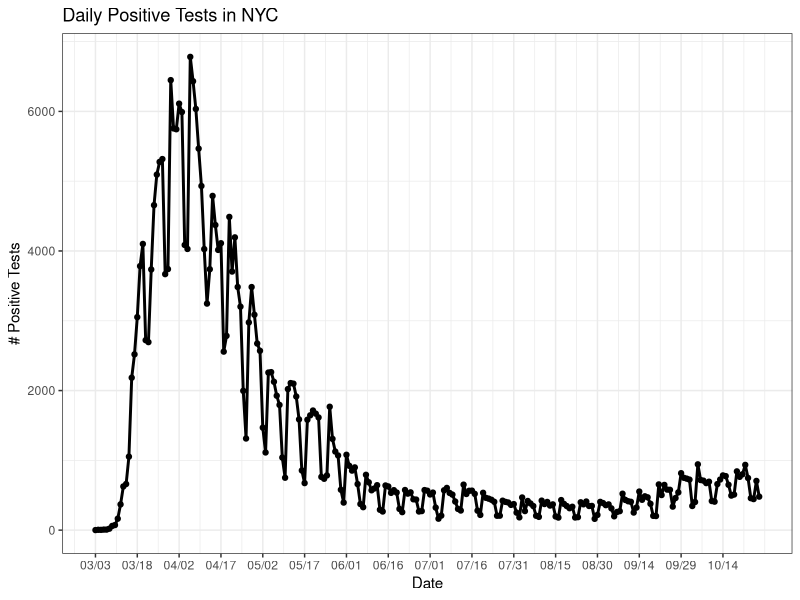
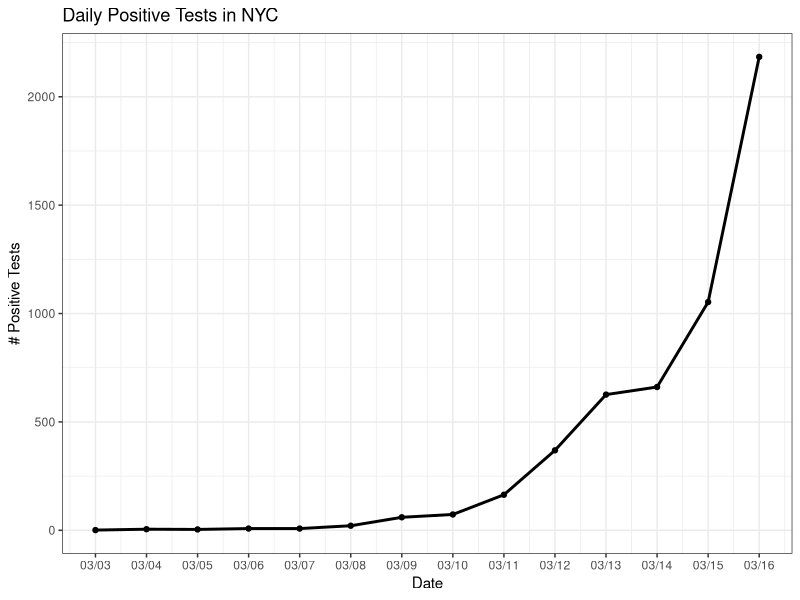
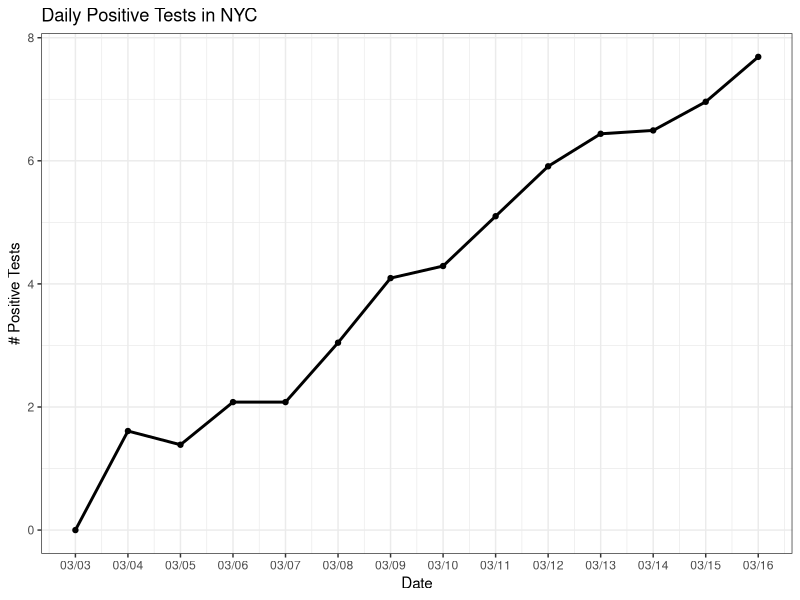

Reproduce these figures in R, in order. (Note: this script raises an error after producing the figures.)
#Load code for plotting
library(ggplot2)

#Read in daily NYC covid data
daily_covid <- read.csv(file="tests.csv")

#Function that can plot our COVID time series
plot_data <- function(cov_dat,label_breaks = 15,logarithm=FALSE){
  breaks <- seq(1,nrow(cov_dat),label_breaks)
  labels <- sapply(as.character(cov_dat$DATE),function(s) substr(s,1,5))
  labels <- labels[breaks]
  day_count <- seq(1,nrow(cov_dat),1)
  if (logarithm){
    covid_plot <- ggplot(data = cov_dat,aes(x = day_count, y = log(POSITIVE_TESTS)))
  } else {
    covid_plot <- ggplot(data = cov_dat,aes(x = day_count, y = POSITIVE_TESTS))
  }
  covid_plot <- covid_plot +
    geom_line(size=1) + 
    geom_point() + 
    scale_x_continuous(breaks=breaks,labels=labels) +
    xlab("Date") + 
    ylab("# Positive Tests") + 
    ggtitle("Daily Positive Tests in NYC") +
    theme_bw()
  return(covid_plot)
}

#Plot the imported COVID data
plot_data(daily_covid)

#Take just the first two weeks of data and plot
covid_early <- daily_covid[1:14,]
early_plot <- plot_data(covid_early,label_breaks = 1)
early_plot

#Now plot the log case numbers instead
log_plot <- plot_data(covid_early,label_breaks=1,logarithm=TRUE)
log_plot

#Fit a simple linear regression of the log case numbers against the day
early_mod <- lm(log(covid_early$POSITIVE_TESTS)~day_count)
log_plot <- log_plot + geom_smooth(method='lm',se=FALSE,color='red')
log_plot

#Define function for fitted exponential curve
coefs <- early_mod$coefficients
exp_fit <- function(x) {
  fit <- exp(coefs[1] + coefs[2]*x)
  return(fit)
}

#Plot this exponential curve through the early data
early_plot <- early_plot + stat_function(fun = exp_fit,size=1.2,color='red',alpha=0.7)
early_plot

#Take and plot the data from after the first two weeks - how might you model this?
covid_bulk <- daily_covid[15:nrow(daily_covid),]
plot_data(covid_bulk,label_breaks=10,logarithm=TRUE)

